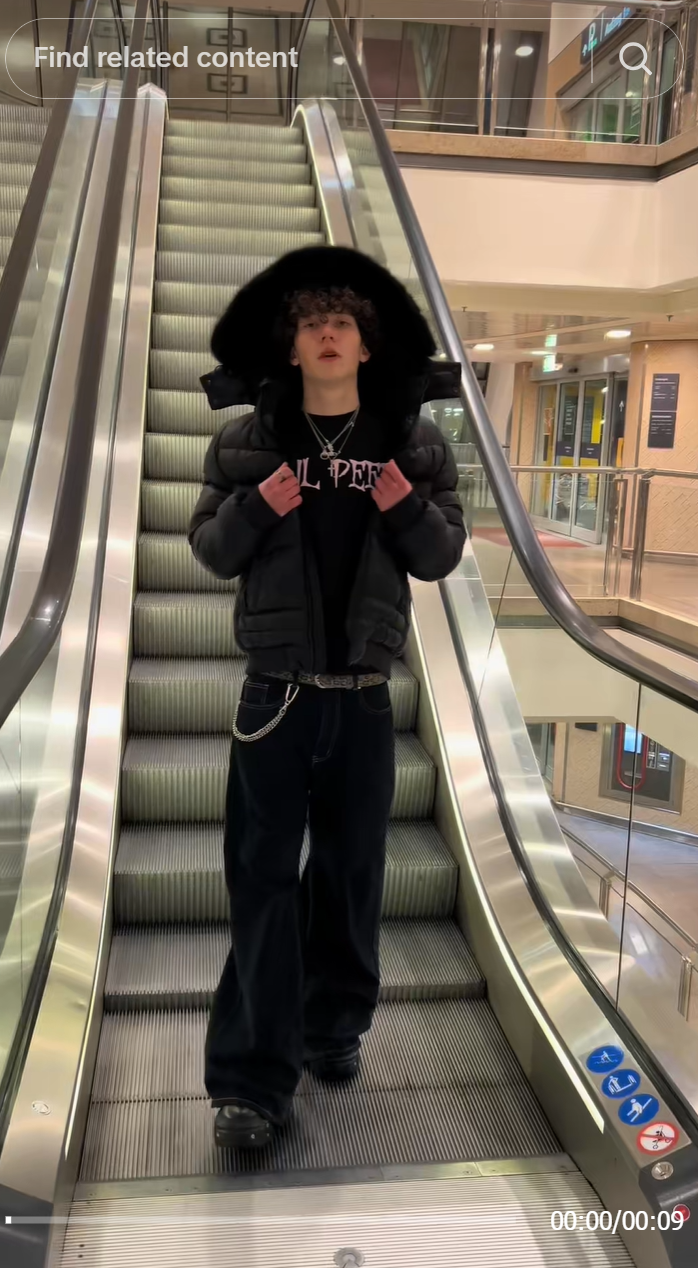
#> input picture ai-service/test_outfit.png, 698 x 1268 px
$ python -i cropper.py   (imports and definitions only)
#> lines starting #> are read from the running program, lines starting #| are printed output that depends on the picture
#> further down, picture is the input picture: PIL image 698x1268 RGBA; mean R, G, B, A 122.2, 111.9, 98.2, 255
"""
Cropper — PIL bounding box chip extractor (Stage 1)

Takes a source image and a list of Garment dicts with normalized bbox
coordinates, crops each garment, saves to disk as .jpg, and updates
chip_key in-place.

Architecture contract (§7.2):
  POST /tools/crop accepts { image_path, garments[] }
  Returns updated garments with chip_key set to saved file path.
"""

from __future__ import annotations

from pathlib import Path
import logging
import re

from PIL import Image, ImageFilter

from logging_config import agent_log

logger = logging.getLogger("fit_stealer.crop")

MAX_EDGE = 1280
BBOX_PAD_RATIO = 0.10
MAX_CHIP_COVERAGE = 0.85
MIN_CHIP_PX = 32
MANAGED_TEMP_MARK = "fit-stealer"


# [77 lines left out: functions managed_media_path, first_chip_path, prepare_image_for_see, pad_pixel_box, not called in this run]


def chip_sharpness(image: Image.Image) -> float:
    """Laplacian-style variance of a chip. Higher is sharper."""
    edges = image.convert("L").filter(ImageFilter.FIND_EDGES)
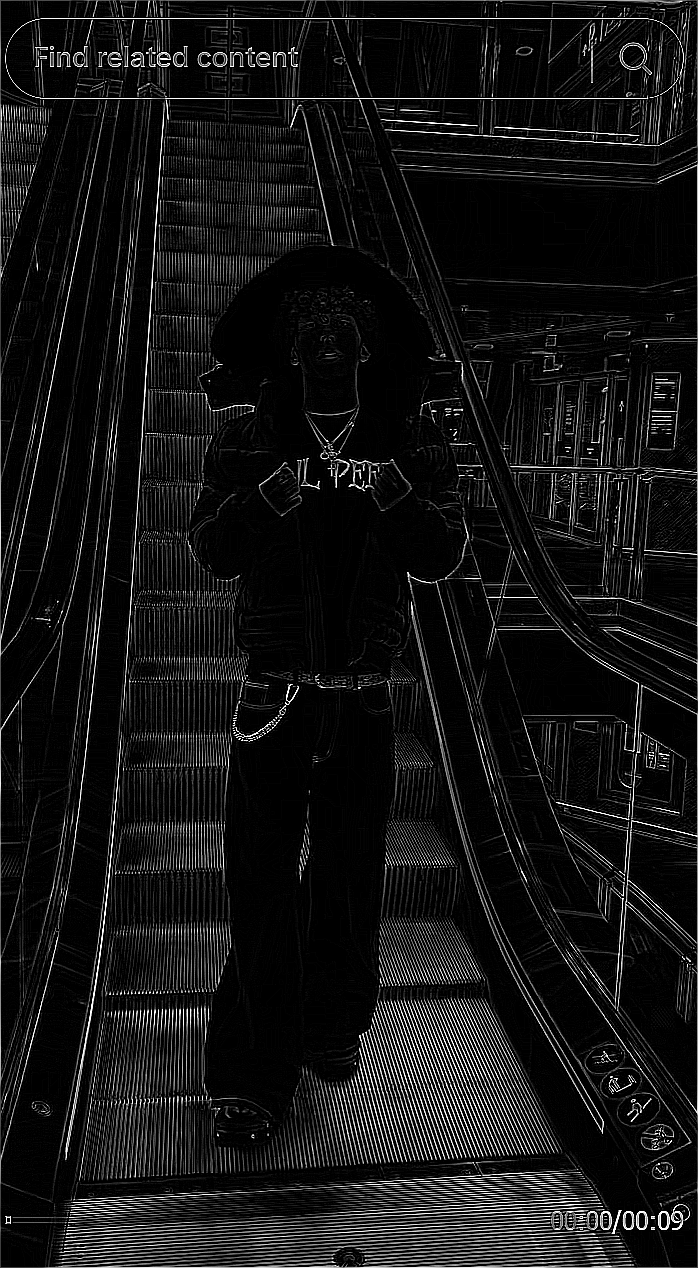
#> edges: PIL image 698x1268 L; min 0, max 255, mean 20.8
    hist = edges.histogram()
#> hist = 256 values, max 488618 at index 0, min 121 at index 251, mean 3457.3
    total = sum(hist) or 1
#> total = 885064
    mean = sum(index * count for index, count in enumerate(hist)) / total
#> mean = 20.76
    return float(sum(((index - mean) ** 2) * count for index, count in enumerate(hist)) / total)


# [311 lines left out: functions chip_sharpness_path, _frame_index, _sharpest_frame, _managed_frame_path, _log_video_crop_fallback, crop_video_garments and 1 more, not called in this run]


# ---------------------------------------------------------------------------
# Standalone test
# ---------------------------------------------------------------------------
# [19 lines not run here, left out]

>>> from PIL import Image
>>> picture = Image.open('../test_outfit.png')
>>> result = chip_sharpness(picture)
#> result = 2306
